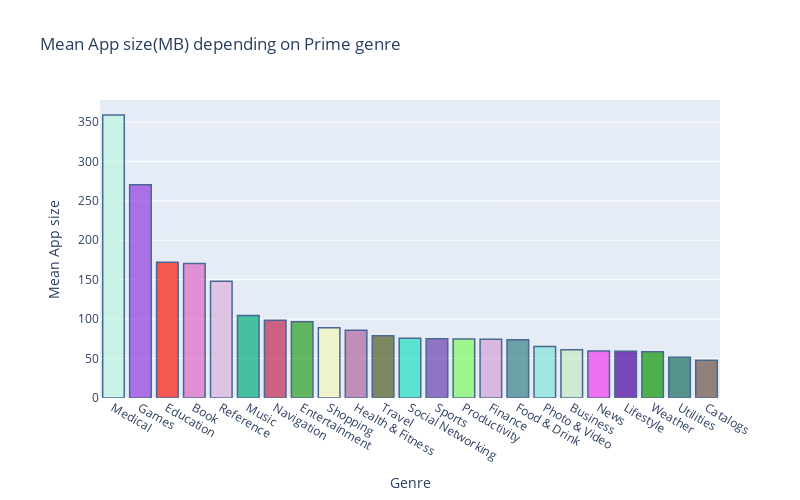

The notebook cell saved with this chart:
### Markdown cell above
App size based on price_genre

### Code cell
cnt_srs = df_app[['prime_genre', 'size_bytes_in_MB']].groupby('prime_genre').mean()['size_bytes_in_MB'].sort_values(ascending=False)
text = ['{:.2f}'.format(value) for value in cnt_srs.values]

trace = go.Bar(
    x = cnt_srs.index,
    y = cnt_srs.values,
    marker = dict(
        color = random_color_generator(100),
        line = dict(color='rgb(8, 48, 107)',
                    width = 1.5)
    ),
    opacity = 0.7
)
data = [trace]

layout = go.Layout(
    title = 'Mean App size(MB) depending on Prime genre',
    margin = dict(
        l = 100
    ),
    xaxis = dict(
        title = 'Genre'
    ),
    yaxis = dict(
        title = 'Mean App size'
    ),
    width = 800,
    height = 500
)

fig = go.Figure(data=data, layout=layout)
py.iplot(fig)

### Figure 1 — Plotly figure (JSON) as saved in the notebook; plotly's stock layout.template omitted (floating-point values rounded to 4 significant figures)
{"data": [{"marker": {"color": ["#BEF6E4", "#953DE0", "#FC1A0C", "#DD69C5", "#DCB2DE", "#02AD79", "#C12953", "#2CA01F", "#F3F6BB", "#B067A0", "#4F5F23", "#21E0C4", "#6C42B0", "#82F962", "#D6A2D7", "#388389", "#85E3DA", "#C8EAC4", "#F33CED", "#4C049D", "#0C9703", "#1A6D60", "#6F5545", "#1820C6", "#2BE5B7", "#D1177D", "#21265A", "#7638FD", "#65B4B2", "#518F4F", "#3508D6", "#F2509F", "#EB30AF", "#53CC29", "#C42CC5", "#126A8A", "#621DDB", "#CE1E3A", "#F134B1", "#DE694E", "#78902B", "#858AD8", "#A362C1", "#F82242", "#FE2014", "#997FE9", "#BE2B38", "#45A227", "#715482", "#A846BD", "#9BE664", "#A253D6", "#FC7FA3", "#C1E1E7", "#24FA85", "#79F399", "#3EDA15", "#2CA304", "#31FA47", "#96C87E", "#15436B", "#84A44C", "#BC4425", "#F6019D", "#C0EC15", "#E83661", "#A48B14", "#BE81F5", "#09813F", "#E135E9", "#1C35B0", "#C005E8", "#8E44C7", "#8E6A26", "#C41431", "#BA8AE1", "#AF991C", "#56B1F5", "#206245", "#9AD164", "#3B0E19", "#EB4E52", "#92106E", "#D1C6E3", "#4F798E", "#FC6221", "#1579EB", "#41808D", "#178EE9", "#C04473", "#8472C9", "#4C92D7", "#AD1FC7", "#6DA14A", "#C24C11", "#F5A579", "#7D12CE", "#9EDAC5", "#716881", "#BC8C25"], "line": {"color": "rgb(8, 48, 107)", "width": 1.5}}, "opacity": 0.7, "type": "bar", "x": ["Medical", "Games", "Education", "Book", "Reference", "Music", "Navigation", "Entertainment", "Shopping", "Health & Fitness", "Travel", "Social Networking", "Sports", "Productivity", "Finance", "Food & Drink", "Photo & Video", "Business", "News", "Lifestyle", "Weather", "Utilities", "Catalogs"], "y": [359.0, 270.5, 172.1, 170.5, 148.0, 104.6, 98.57, 96.78, 89.02, 85.93, 78.88, 75.7, 75.22, 74.81, 74.61, 74.0, 65.35, 61.2, 59.58, 59.42, 58.6, 51.78, 47.86]}], "layout": {"height": 500, "margin": {"l": 100}, "title": {"text": "Mean App size(MB) depending on Prime genre"}, "width": 800, "xaxis": {"title": {"text": "Genre"}}, "yaxis": {"title": {"text": "Mean App size"}}}}
